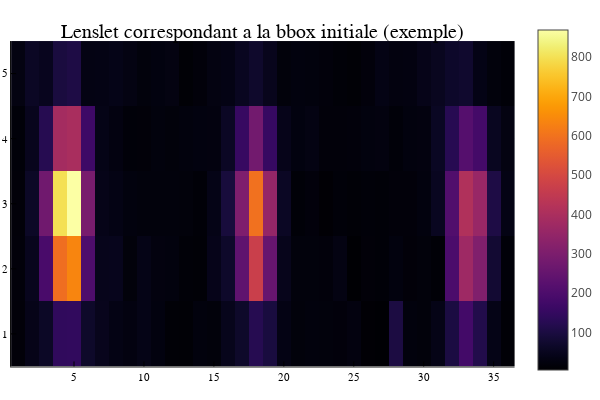

Source (notebook cell):
### Markdown cell above
On definit les parametres qui servent a creer le modele:
a l'amplitude maximale des spots gaussien,
fwhm la largeur a mi hauteur des spots,
cx les coefficients polynomiaux le long de l'axe x,
cy les coefficients polynomiaux le long de l'axe y

### Code cell
#Bbox of the lenslet: box autour d'un set de 3 gaussiennes
bbox = BoundingBox(xmin=1012, ymin=1048, xmax=1018, ymax=1092);
a0 = [300.0 , 400.0, 500.0];
fwhm0 = [2.0, 2.0 , 2.0];

#affichage d'un exemple de trois gaussiennes avec la bbox sur les donnees reelles:
f3 = FITS("/home/user/stage/HR_4796-HD_95086/IFS_calib_wave_corrected.fits")
data= read(f3[1]);
ldata = data[1013:1017 , 1052:1087]
heatmap(ldata, title = "Lenslet correspondant a la bbox initiale (exemple)")

#il manque les coeff C0 pour pouvoir fiter les gaussiennes, qu'on recupere dans des fichiers txt

### Figure 1 — Plotly figure (JSON) as saved in the notebook; plotly's stock layout.template omitted (floating-point values rounded to 4 significant figures; data arrays with more than 128 entries replaced by an {"elided": "..."} marker saying what was removed)
{"data": [{"colorbar": {"title": ""}, "colorscale": {"elided": "256x2 mixed values"}, "hoverinfo": "none", "name": "y1", "showlegend": false, "showscale": true, "type": "heatmap", "x": [0.5, 1.5, 2.5, 3.5, 4.5, 5.5, 6.5, 7.5, 8.5, 9.5, 10.5, 11.5, 12.5, 13.5, 14.5, 15.5, 16.5, 17.5, 18.5, 19.5, 20.5, 21.5, 22.5, 23.5, 24.5, 25.5, 26.5, 27.5, 28.5, 29.5, 30.5, 31.5, 32.5, 33.5, 34.5, 35.5, 36.5], "xaxis": "x", "y": [0.5, 1.5, 2.5, 3.5, 4.5, 5.5], "yaxis": "y", "z": {"elided": "5x36 float values"}, "zmax": 869.0, "zmin": 5.083}], "layout": {"annotations": [{"font": {"color": "rgba(0, 0, 0, 1.000)", "family": "sans-serif", "size": 20}, "rotation": 0, "showarrow": false, "text": "Lenslet correspondant a la bbox initiale (exemple)", "x": 0.5074, "xanchor": "center", "xref": "paper", "y": 1, "yanchor": "top", "yref": "paper"}], "height": 400, "legend": {"bgcolor": "rgba(255, 255, 255, 1.000)", "bordercolor": "rgba(0, 0, 0, 1.000)", "borderwidth": 1, "font": {"color": "rgba(0, 0, 0, 1.000)", "family": "sans-serif", "size": 11}, "title": {"font": {"color": "rgba(0, 0, 0, 1.000)", "family": "sans-serif", "size": 15}, "text": ""}, "tracegroupgap": 0, "traceorder": "normal", "x": 1, "xanchor": "auto", "y": 1, "yanchor": "auto"}, "margin": {"b": 20, "l": 0, "r": 0, "t": 20}, "paper_bgcolor": "rgba(255, 255, 255, 1.000)", "plot_bgcolor": "rgba(255, 255, 255, 1.000)", "showlegend": true, "width": 600, "xaxis": {"anchor": "y", "domain": [0.02138, 0.9934], "gridcolor": "rgba(0, 0, 0, 0.100)", "gridwidth": 0.5, "linecolor": "rgba(0, 0, 0, 1.000)", "mirror": false, "range": [0.5, 36.5], "showgrid": true, "showline": true, "showticklabels": true, "tickangle": 0, "tickcolor": "rgb(0, 0, 0)", "tickfont": {"color": "rgba(0, 0, 0, 1.000)", "family": "sans-serif", "size": 11}, "tickmode": "array", "ticks": "inside", "ticktext": ["5", "10", "15", "20", "25", "30", "35"], "tickvals": [5, 10, 15, 20, 25, 30, 35], "title": "", "titlefont": {"color": "rgba(0, 0, 0, 1.000)", "family": "sans-serif", "size": 15}, "type": "-", "visible": true, "zeroline": false, "zerolinecolor": "rgba(0, 0, 0, 1.000)"}, "yaxis": {"anchor": "x", "domain": [0.03762, 0.9415], "gridcolor": "rgba(0, 0, 0, 0.100)", "gridwidth": 0.5, "linecolor": "rgba(0, 0, 0, 1.000)", "mirror": false, "range": [0.5, 5.5], "showgrid": true, "showline": true, "showticklabels": true, "tickangle": 0, "tickcolor": "rgb(0, 0, 0)", "tickfont": {"color": "rgba(0, 0, 0, 1.000)", "family": "sans-serif", "size": 11}, "tickmode": "array", "ticks": "inside", "ticktext": ["1", "2", "3", "4", "5"], "tickvals": [1, 2, 3, 4, 5], "title": "", "titlefont": {"color": "rgba(0, 0, 0, 1.000)", "family": "sans-serif", "size": 15}, "type": "-", "visible": true, "zeroline": false, "zerolinecolor": "rgba(0, 0, 0, 1.000)"}}}
